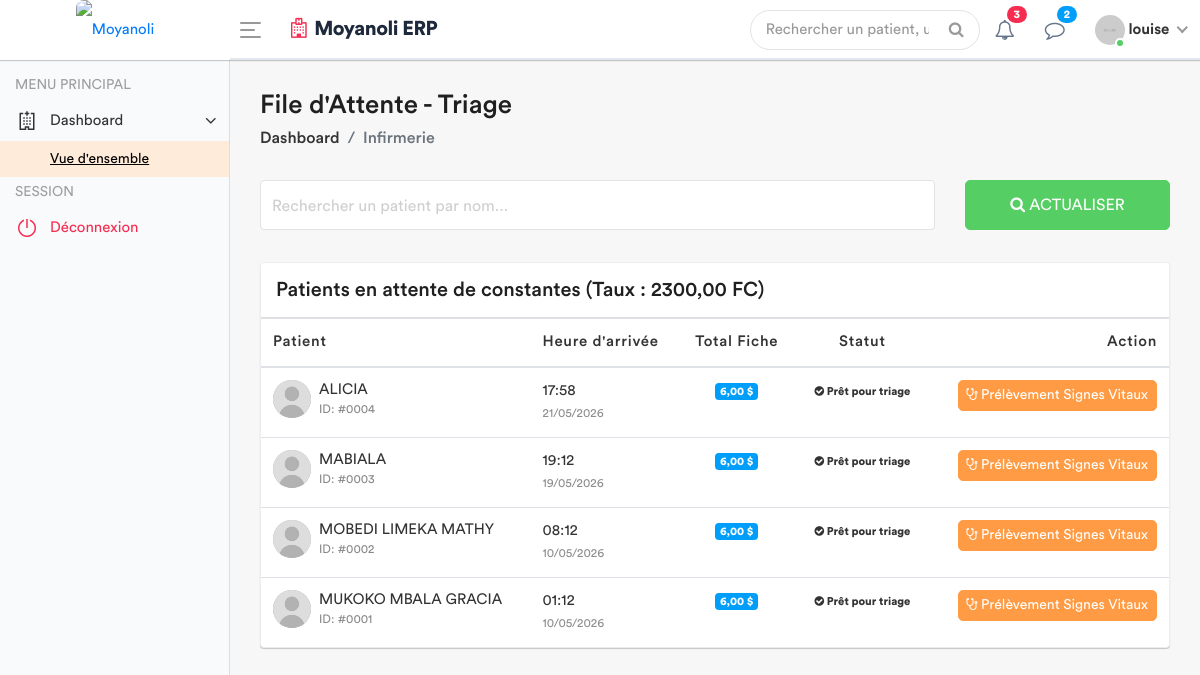
Before: /infirmerie/attente/ (signed in) with the older database file.
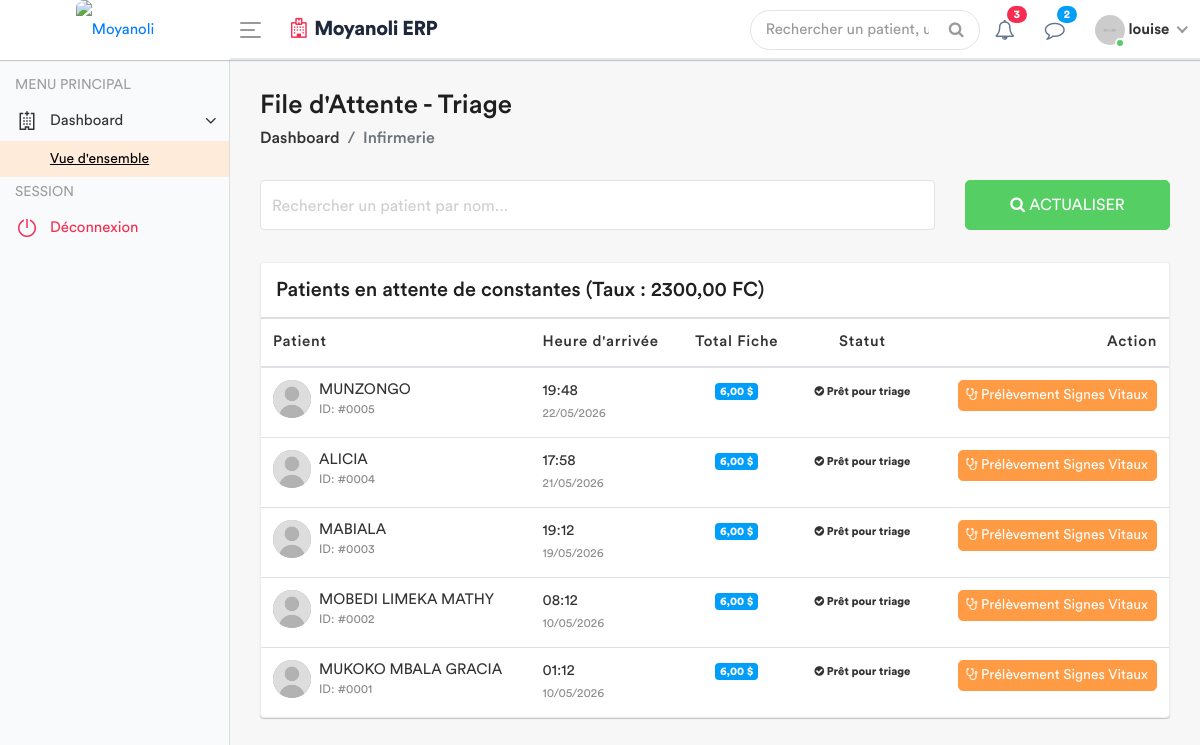
After: the same page with the newer database file.
### apps/models.py (models this page shows, shortened)
class Patient(models.Model):
    code_patient = models.CharField(max_length=20, unique=True, editable=False)
    noms = models.CharField(max_length=100)
    service = models.ForeignKey('Service', on_delete=models.PROTECT, related_name='patients', null=True)
    sexe = models.CharField(max_length=1, choices=[('M', 'Masculin'), ('F', 'Féminin')])
    age = models.CharField(max_length=30)
    adresse = models.TextField()
    telephone = models.CharField(max_length=20)
    fiche_payee = models.BooleanField(default=False) # Pour le 1er passage
    created_by = models.ForeignKey(User, on_delete=models.SET_NULL, null=True, related_name='patients_crees')
    date_creation = models.DateTimeField(auto_now_add=True)
    date_modification = models.DateTimeField(auto_now=True)

### apps/views.py (the view)
# urls.py: path('infirmerie/attente/', views.liste_attente_triage, name='liste_attente_triage'),
@login_required
def liste_attente_triage(request):
    config = ConfigurationHopital.objects.first()
    taux = config.taux_usd_en_cdf if config else 2300.00
    patients_liste = Patient.objects.all().order_by('-date_creation')
    for patient in patients_liste:
        paiements = Paiement.objects.filter(patient=patient, service='FICHE')
        total_usd = 0
        for p in paiements:
            if p.devise == 'USD':
                total_usd += p.montant_verse
            else:
                total_usd += (p.montant_verse / taux)
        patient.total_fiche_usd = total_usd
        patient.a_solde_fiche = total_usd >= 6.00
    role = Fonction.objects.filter(userKey=request.user).first()
    fonctionKey = role.fonctionKey.roleName if role else None
    return render(request, 'back-end/infirmerie/liste_attente.html', {
        'patients': patients_liste,
        'taux': taux ,
        'fonctionKey' : fonctionKey
    })

### apps/templates/back-end/infirmerie/liste_attente.html (shortened to what the changed rows need)
<!DOCTYPE html>
{% load static %}
<html lang="fr">
    <head>
        {% include 'back-end/includes/css.html' %}
    </head>
    <body>
        <div class="main-wrapper">
            <div class="page-wrapper">
                <div class="content container-fluid">
                    <div class="card card-table mt-3">
                        <div class="card-body">
                            <div class="table-responsive">
                                <table class="table table-hover table-center mb-0" id="patientTable">
                                    <thead>
                                        <tr>
                                            <th>Patient</th>
                                            <th>Heure d'arrivée</th>
                                            <th class="text-center">Total Fiche</th>
                                            <th class="text-center">Statut</th>
                                            <th class="text-right">Action</th>
                                        </tr>
                                    </thead>
                                    <tbody>
                                        {% for patient in patients %}
                                        <tr>
                                            <td>
                                                <h2 class="table-avatar">
                                                    <a href="#" class="avatar avatar-sm mr-2">
                                                        <img class="avatar-img rounded-circle" src="{% static 'back-end/assets/img/user.jpg' %}" alt="User">
                                                    </a>
                                                    <a href="#">{{ patient.noms }} <span>ID: #{{ patient.id|stringformat:"04d" }}</span></a>
                                                </h2>
                                            </td>
                                            <td>{{ patient.date_creation|date:"H:i" }} <br><small class="text-muted">{{ patient.date_creation|date:"d/m/Y" }}</small></td>
                                            <td class="text-center">
                                                <span class="badge badge-info">{{ patient.total_fiche_usd|floatformat:2 }} $</span>
                                            </td>
                                            <td class="text-center">
                                                {% if patient.a_solde_fiche %}
                                                    <span class="badge badge-success-border"><i class="fa fa-check-circle"></i> Prêt pour triage</span>
                                                {% else %}
                                                    <span class="badge badge-danger-border"><i class="fa fa-clock-o"></i> Attente Paiement</span>
                                                {% endif %}
                                            </td>
                                            <td class="text-right">
                                                {% if patient.a_solde_fiche %}
                                                    <a href="{% url 'saisir_signes' patient.id %}" class="btn btn-primary btn-sm">
                                                        <i class="fa fa-stethoscope"></i> Prélèvement Signes Vitaux
                                                    </a>
                                                {% else %}
                                                    <button class="btn btn-secondary btn-sm" disabled title="Le patient doit d'abord solder la fiche (6 USD)">
                                                        <i class="fa fa-lock"></i> Dossier bloqué
                                                    </button>
                                                {% endif %}
                                            </td>
                                        </tr>
                                        {% empty %}
                                        <tr>
                                            <td colspan="5" class="text-center py-4">
                                                <div class="text-muted">Aucun patient dans la file d'attente.</div>
                                            </td>
                                        </tr>
                                        {% endfor %}
                                    </tbody>
                                </table>
                            </div>
                        </div>
                    </div>
                </div>
            </div>
        </div>
    </body>
</html>

Changed rows visible on the page:
added Patient: noms "MUNZONGO", id "0005", date_creation "19:48", date_creation "22/05/2026", total_fiche_usd "6,00", shows "Prêt pour triage", shows "Prélèvement Signes Vitaux"
